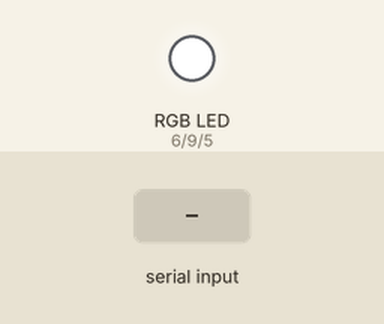
Simulated run of this sketch. Board: Arduino Uno, built with avr-gcc and run on an emulated ATmega328P. On the bench: an RGB LED mixed from three pins (HIGH = lit). Inputs (shaded band) come from the test bench. Dim RGB values are drawn brighter than linear; what the sketch prints to the serial monitor is not drawn.

Above: at 1.2 s.
1.3 s: "1" received over Serial
At 1.41 s:
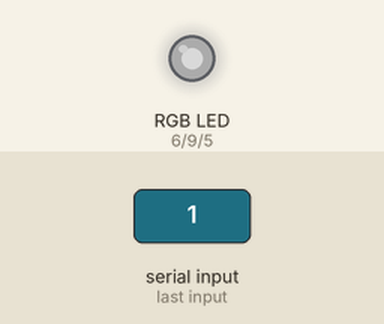
4.3 s: "2" received over Serial
Timing chart, 0 to 13.3 s (numbered marks = the images above; inputs shaded):
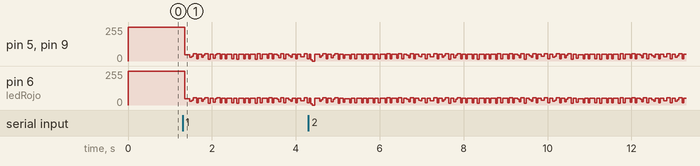

The sketch:

Transmisor.ino
```cpp
int ledRojo = 6;
int ledVerde = 9;
int ledAzul = 5;
int dtm=200 ; //200-400 para tomar fotos en la RPI camara hasta 1m
int dtm2=250; //Delay para el inicio del mensaje
int dt=250;   //Delay para cada caracter


String inString = "";
//String strBytes = "";

void setup() {
  Serial.begin(9600);
  pinMode(ledRojo, OUTPUT);
  pinMode(ledVerde, OUTPUT);
  pinMode(ledAzul, OUTPUT);
}

void loop() {
  readSerialPort();

  //Convertir a byte
  byte plain[inString.length()];
  inString.getBytes(plain, inString.length());
  //Serial.println(inString.length());
  header();
  for (int i = 0; i < inString.length(); i++){

    //Serial.println(i);
    on();
    //delay(dt);
    delayMicroseconds(dt);
    for (int k = 1; k <= 2; k++){  //repetir 3 veces cada caracter
      delayMicroseconds(dt);
      Serial.println(i);
      for (int j = 7; j >=0 ; j--){
        bool n= bitRead(plain[i], j) ;
        Serial.println(i);
        //Serial.println(n);
        MANCHESTER(n);
      }

    }
  }
}

void off(){
  digitalWrite(ledRojo,0);
  digitalWrite(ledVerde,0);
  digitalWrite(ledAzul,0);
}

void color_header(){
  digitalWrite(ledRojo,255);
  digitalWrite(ledVerde,255);
  digitalWrite(ledAzul,255);
}

void on(){
  digitalWrite(ledRojo,255);
  digitalWrite(ledVerde,255);
  digitalWrite(ledAzul,255);
}

void header(){
for(int i=0; i<2; i++){     ////cabecera
  color_header(); //color en inicio
  //off();
  delayMicroseconds(dtm2);
  color_header(); //color en inicio
  //off();
  delayMicroseconds(dtm2);
  }
}

void readSerialPort() {

  if (Serial.available()) {
    inString = "";
    delay(10);
    while(Serial.available() > 0) {
      inString += (char)Serial.read();
    }
    //inString = inString + "\n";
    Serial.flush();
    Serial.println(inString);
  }
}


void MANCHESTER(boolean n){
  if(n==1){
    off();
    delayMicroseconds(dtm);
    on();
    delayMicroseconds(dtm);
    }
  else{
    on();
    delayMicroseconds(dtm);
    off();
    delayMicroseconds(dtm);
    }
}
```
